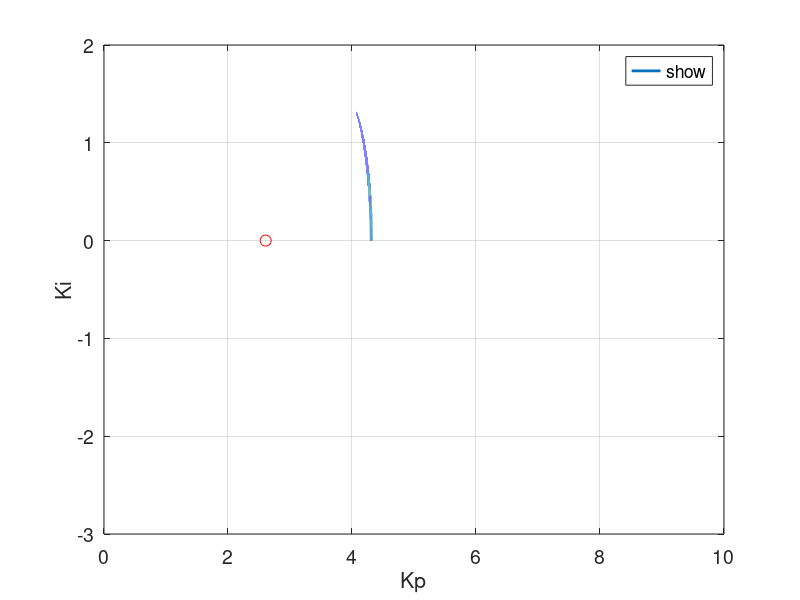

Reproduce this figure in MATLAB.
clear
figure

PM = 120;
a = 0.2320;
Tb = 86400*30;
wb = 2*pi./Tb;

Kp = 0:1e-5:1e1;

% Relação Ki x Kp para PM fixo
Ki1 = (pi/180).*(90 - PM + atand(a^2*Kp.^2./(1 - a.^2*Kp.^2))).*(sqrt((1-a.^2.*Kp.^2)/a.^2));

% Relação Ki x Kp para wb fixo
Ki2 = sqrt(2.*wb.^2/a.^2 - (Kp.*wb).^2);

% Função para encontrar a interseção
fun = @(Kp) (pi/180)*(90 - PM + atand(a^2*Kp.^2./(1 - a.^2*Kp.^2))).*(sqrt((1-a.^2.*Kp.^2)/a.^2)) - sqrt(2*wb.^2/a.^2 - (Kp*wb).^2);

% Encontrar a interseção ( poderia ser visualmente no grafico)
Kp_initial_guess = 1;
Kp_intersect = fzero(fun, Kp_initial_guess);
Ki_intersect = (pi/180)*(90 - PM + atand(a^2*Kp_intersect.^2./(1 - a.^2*Kp_intersect.^2))).*(sqrt((1-a.^2.*Kp_intersect.^2)/a.^2));

% Plotar as curvas e a interseção
plot(Kp, Ki1, 'LineWidth', 2, 'DisplayName', 'PM fixo');
hold on;
plot(Kp, Ki2, 'LineWidth', 2, 'DisplayName', 'wb fixo');
plot(Kp_intersect, Ki_intersect, 'ro', 'MarkerSize', 8, 'DisplayName', 'Interseção');
xlabel('Kp', 'FontSize', 14);
ylabel('Ki', 'FontSize', 14);
set(gca, 'FontSize', 14);
grid on;
legend('show', 'Location', 'best');
print -depsc2 metodoGrafico.eps

% Interseção encontrada
Kp_intersect;
Ki_intersect;
